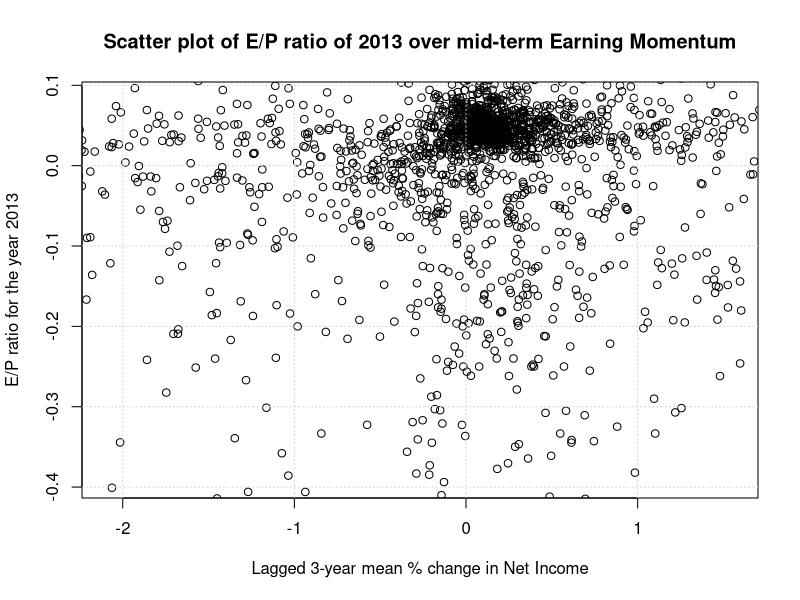
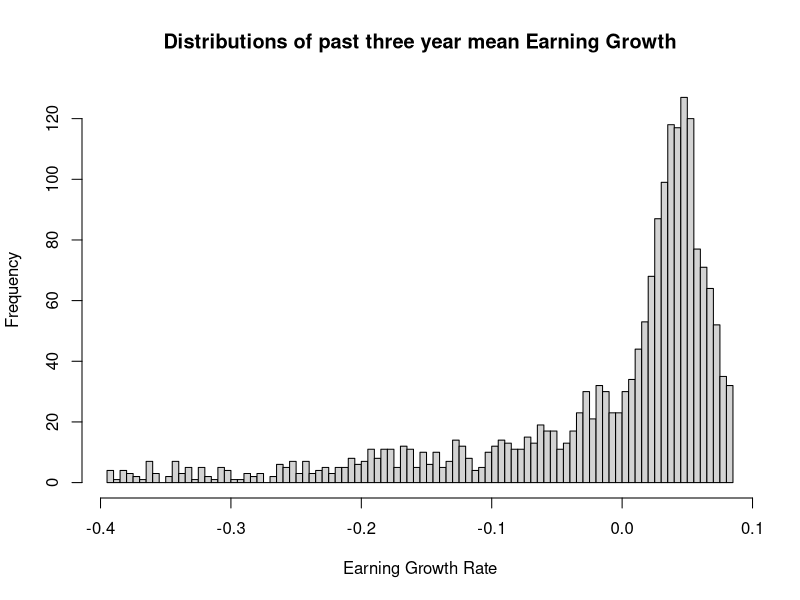
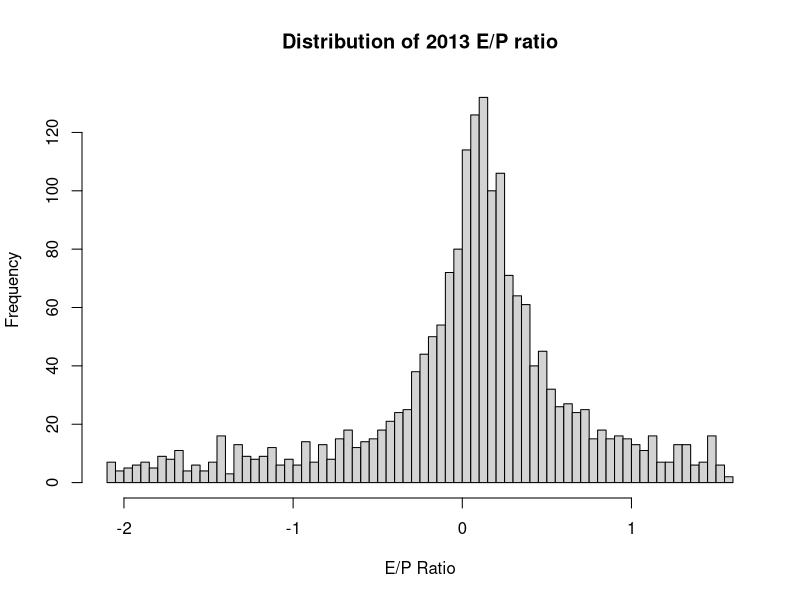

These charts were generated, in order, by the following R code:
## ---- chunk 1
#import data and libraries
library(readr)
library(reshape2)
library(dplyr)
HW3Data <- read_csv("HW3Data.csv"
                    , col_types = cols(consol = col_skip(), 
                       costat = col_skip(), curcd = col_skip(), 
        datadate = col_skip(), datafmt = col_skip(), 
        fyr = col_skip(), gvkey = col_skip(), 
        indfmt = col_skip(), popsrc = col_skip()))
#compute E/P ratio
HW3Data$E_P=HW3Data$epspx/HW3Data$prcc_f
#grab 2013 E/P ratio
E_P_2013=HW3Data[HW3Data$fyear==2013,c(2,6)]
#drop all NAs and 0's
E_P_2013=na.omit(E_P_2013)
E_P_2013=filter(E_P_2013,E_P!=0)
#decast to get the annual net income for each firm
NI_data=dcast(data = HW3Data,formula = tic~fyear,value.var = 'ni',fun.aggregate = sum)
#drop all NAs and 0's 
NI_data=na.omit(NI_data)
NI_data=filter(NI_data,NI_data$`2010`!=0,NI_data$`2011`!=0,NI_data$`2012`!=0,NI_data$`2013`!=0)
#compute Y-O-Y earning change
NI_chg=(NI_data[,3:5]-NI_data[,2:4])/NI_data[,2:4]
NI_chg$mean_3y=rowMeans(NI_chg)
NI_chg$tic=NI_data$tic
#merge two dataset on tickers
E_P_Over_NI_change=merge(E_P_2013,NI_chg[,4:5],by='tic')
# plot the E/P ratio over the mean change in Net Income
plot(x = E_P_Over_NI_change$mean_3y,
     xlim = as.vector(quantile(E_P_Over_NI_change$mean_3y,probs = c(0.1,0.9))),
     xlab = 'Lagged 3-year mean % change in Net Income',
     y = E_P_Over_NI_change$E_P,
     ylim = as.vector(quantile(E_P_Over_NI_change$E_P,probs = c(0.1,0.9))),
     ylab = 'E/P ratio for the year 2013',
     type='p',
     main = 'Scatter plot of E/P ratio of 2013 over mid-term Earning Momentum')


grid()
## ---- chunk 2
hist(E_P_Over_NI_change$E_P[E_P_Over_NI_change$E_P>quantile(E_P_Over_NI_change$E_P,
                                                            probs = 0.1)&E_P_Over_NI_change$E_P<quantile(E_P_Over_NI_change$E_P,probs = 0.9)],
     breaks = 100,
     main='Distributions of past three year mean Earning Growth',xlab = 'Earning Growth Rate')
## ---- chunk 3
hist(E_P_Over_NI_change$mean_3y[E_P_Over_NI_change$mean_3y>quantile(E_P_Over_NI_change$mean_3y,
                                                                    probs = 0.1)&E_P_Over_NI_change$mean_3y<quantile(E_P_Over_NI_change$mean_3y,
                                                                                                                     probs = 0.9)],breaks = 100,
     main = 'Distribution of 2013 E/P ratio',xlab = 'E/P Ratio')
## ---- chunk 4
E_P_lag_rtn_model=lm(E_P_Over_NI_change$E_P~E_P_Over_NI_change$mean_3y)
summary(E_P_lag_rtn_model)
